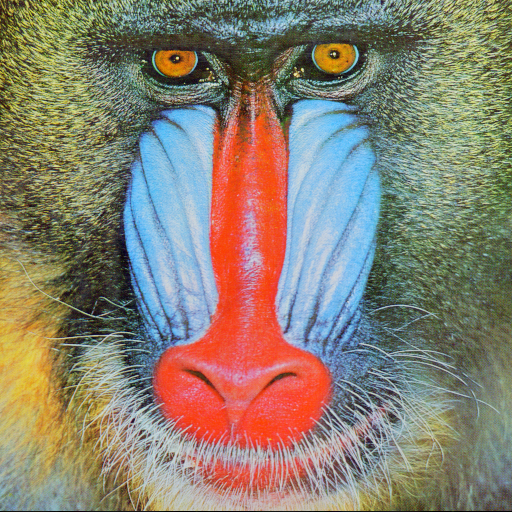
#> input picture img/baboon.png, 512 x 512 px; its folder holds 5 pictures in this run
$ jupyter execute --allow-errors Lecture-002-reading-images.ipynb
#> lines starting #> are read from the running program, lines starting #| are printed output that depends on the picture
[cell 1]
import os
import cv2
import numpy as np
import matplotlib.pyplot as plt
path = '../img/'
plt.rcParams['image.cmap'] = 'gray'

[cell 2]
print('Using ' + cv2.__name__ + ' version ' + cv2.__version__)

[cell 3]
def imshow(img):
    cv2.namedWindow('img', cv2.WINDOW_KEEPRATIO)
    cv2.imshow('img', img)
    cv2.waitKey(0)
    cv2.destroyAllWindows()

[cell 4]
def bgr2rgb(img):
    return cv2.cvtColor(img, cv2.COLOR_BGR2RGB)

# Reading images

## Reading grayscale images

[cell 5]
#%% Reading a grayscale image
imfile = 'ctskull.tif'
img = cv2.imread(os.path.join(path,imfile), cv2.IMREAD_GRAYSCALE)
#> (the rest of this cell did not finish here and is left out)

## Read a color image

[cell 6]
imfile = 'baboon.png'
img = cv2.imread(os.path.join(path,imfile))
#> img is the input picture: shape (512, 512, 3); mean B, G, R 113.1, 128.9, 137.4
plt.imshow(cv2.cvtColor(img, cv2.COLOR_BGR2RGB))
plt.show()

[cell 7]
imfile = 'baboon.png'
img = cv2.imread(os.path.join(path,imfile))
imshow(img)

## Read a color image and visualize each channel separately

[cell 8]
imfile = 'baboon.png'
img = cv2.imread(os.path.join(path, imfile))
# bgr = cv2.split(img)
b, g, r = cv2.split(img)
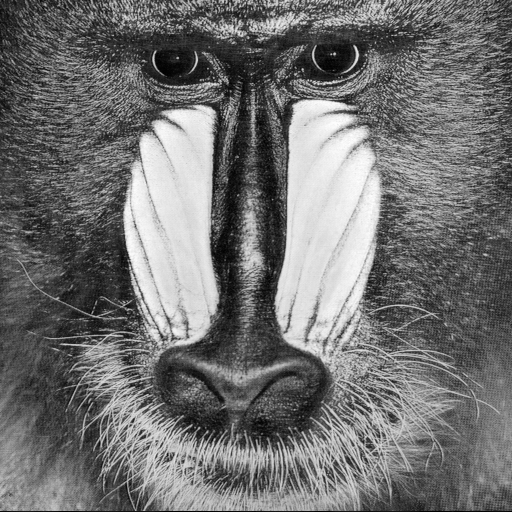
#> b: shape (512, 512); min 0, max 255, mean 113.1
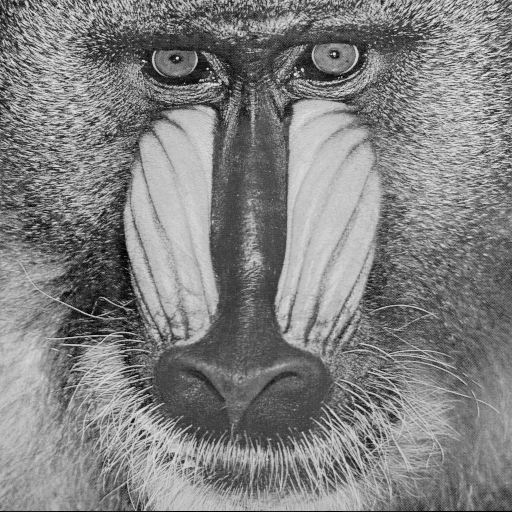
#> g: shape (512, 512); min 0, max 236, mean 128.9
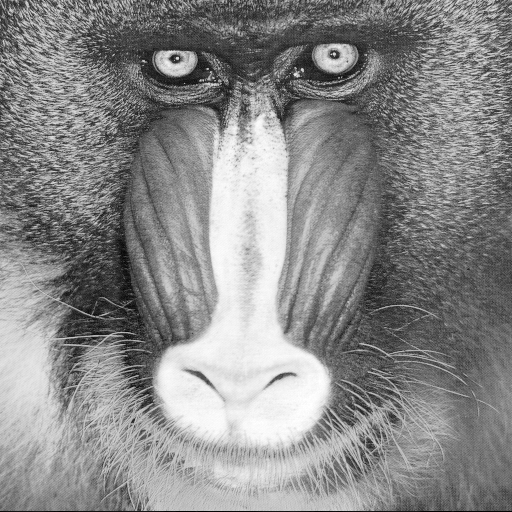
#> r: shape (512, 512); min 0, max 255, mean 137.4

plt.figure(figsize = (16,16))
plt.subplot(221); plt.title("original"); plt.imshow(bgr2rgb(img))
#> (the rest of this cell did not finish here and is left out)

### Visualizing the histogram of a color image

[cell 9]
imfile = 'baboon.png'
img = cv2.imread(os.path.join(path,imfile), cv2.IMREAD_COLOR)

color = ('b', 'g', 'r')

plt.figure(figsize=(16,8))
plt.subplot(121), plt.imshow(bgr2rgb(img))
plt.subplot(122)
for i, col in enumerate(color):
    hist = cv2.calcHist([img], [i], None, [256], [0, 256])
    plt.plot(hist, color=col)
    plt.xlim([0, 256])
plt.show()
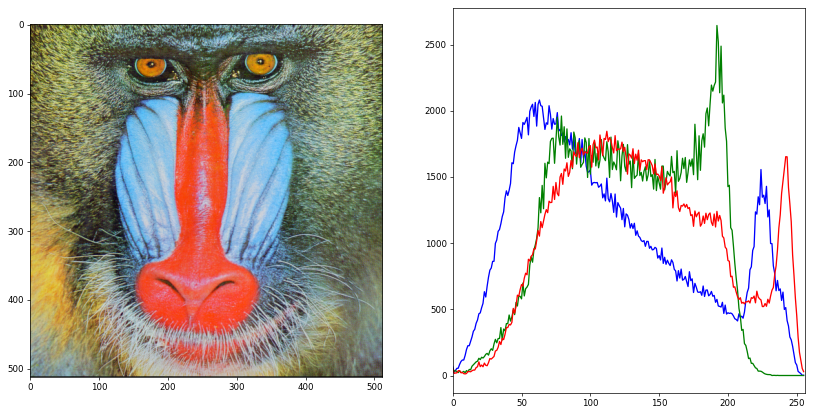
#> figure drawn by matplotlib, 2 panels; panel 2: curve peaks at x = 63, y = 2081; panel 2: curve peaks at x = 192, y = 2644; panel 2: curve peaks at x = 112, y = 1845

imshow(img)
